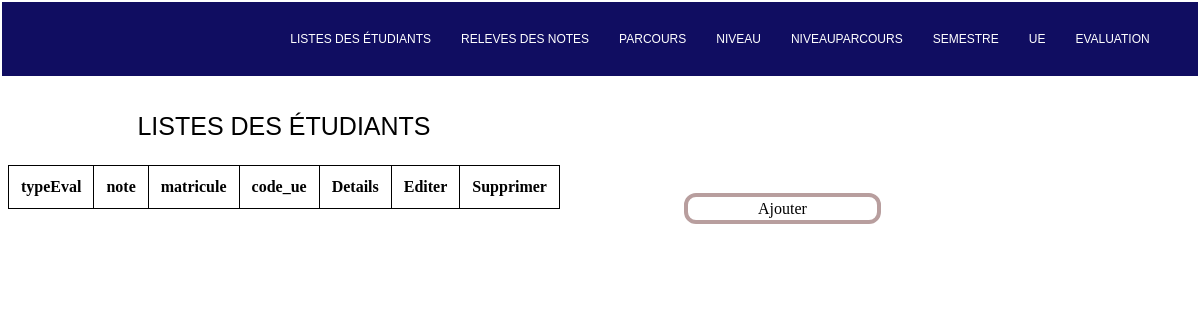
The app's page /eval/home_eval/, older data.
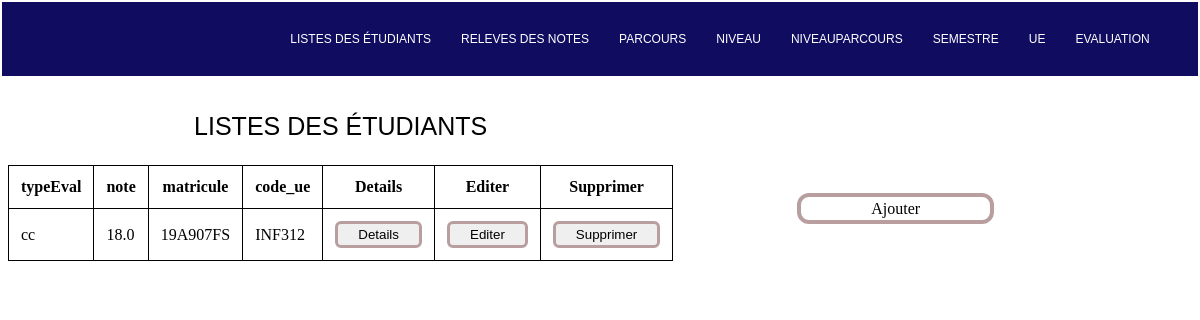
The same page, newer data.
### eval/models.py (models this page shows, shortened)
class EvalModel(models.Model):
    choix = (
        ('CC','CC'),
        ('TP','TP'),
        ('TPE','TPE'),
        ('EXAMEN','EXAMEN')
    )
    typeEval = models.CharField(max_length = 200,choices=choix)
    note = models.FloatField()
    matricule = models.ForeignKey(EtudiantModel,on_delete=models.CASCADE)
    code_ue = models.ForeignKey(UeModel,on_delete=models.CASCADE)

### etudiant/models.py (models this page shows)
class EtudiantModel(models.Model):
    matricule = models.CharField(max_length = 112,null=True)
    nom = models.CharField(max_length = 200,null=True)
    prenom = models.CharField(max_length = 200,null=True)
    date_naissance = models.DateField(auto_now_add = False)
    lieu_naissance = models.CharField(max_length = 200,null=True)
    nationnalite = models.CharField(max_length = 200,null=True)
    code_p_n = models.ForeignKey(ParcoursNiveauModel, on_delete=models.CASCADE)
    choix=(
        ('M','Masculin'),
        ('F','Feminin'),
    )
    sexe = models.CharField(max_length=1,choices=choix)
    class Meta:
        ordering = ['nom']
    def __str__(self):
        return self.matricule

### ue/models.py (models this page shows)
class UeModel(models.Model):
    code = models.CharField(max_length = 255,null=False)
    intitule = models.CharField(max_length = 255 ,null=False)
    credit = models.IntegerField()
    code_p_n = models.ForeignKey(ParcoursNiveauModel,on_delete=models.CASCADE)
    code_semestre = models.ForeignKey(SemestreModel, on_delete=models.CASCADE)
    def __str__(self):
        return self.code

### eval/views.py (the view)
# urls.py: path('home_eval/',home_eval,name='home_eval'),
def home_eval(request):
    dataset = EvalModel.objects.all()
    context = {
        'dataset':dataset,
    }
    return render(request,'list_eval.html',context)

### eval/templates/list_eval.html (shortened to what this page needs)
{% extends 'base.html' %}  {% block content %}
<div class="container">
    <div class="tbaleau1">
        <table>
            <caption>Listes des étudiants</caption>
            <thead>
                <tr>
                    <th>typeEval</th>
                    <th>note</th>
                    <th>matricule</th>
                    <th>code_ue</th>
                    <th>Details</th>
                    <th>Editer</th>
                    <th>Supprimer</th>
                </tr>
            </thead>
            <tbody>
                {% for etudiant in dataset %}
                <tr>
                    <td>{{ etudiant.typeEval}}</td>
                    <td>{{ etudiant.note }}</td>
                    <td>{{ etudiant.matricule }}</td>
                    <td>{{ etudiant.code_ue }}</td>
                    <td><button><a href="{% url 'detail_eval' etudiant.id %}">Details</a></button></td>
                    <td><button><a href="{% url 'modifier_eval' etudiant.id %}">Editer</a></button></td>
                    <td><button><a href="{% url 'supprimer_eval' etudiant.id %}">supprimer</a></button></td>
                </tr>
                {% endfor %}
            </tbody>
        </table>
    </div>
    <div class="tableau2">
        <ul>
            <li id="ajout"><a href="{% url 'ajouter_eval' %}">Ajouter</a></li>
        </ul>
    </div>
</div>
{% endblock %}

Row changes from the older to the newer data that the page shows:
added EvalModel: typeEval "cc", note "18.0", matricule "19A907FS", code_ue "INF312"
